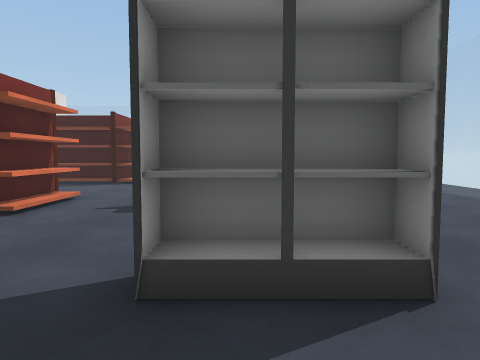
[1] (above)

22 first-person views from a walk through a Unity game level. The camera is 1.3 m above the floor, tilts 4° down and sees 70° across. The floor is counted in squares, 1 m on a side. Each view is taken from the middle of a square. On the plan, view 1 faces up. The plan holds only what a view shows up to about 15 squares ahead; the rest is blank. The place goes on beyond the plan. Some surface patterns are stand-ins.

[2]
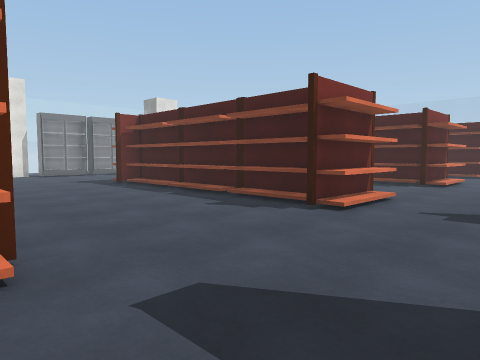

[3]
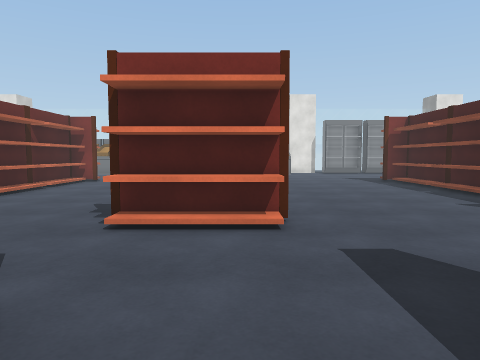

[4]
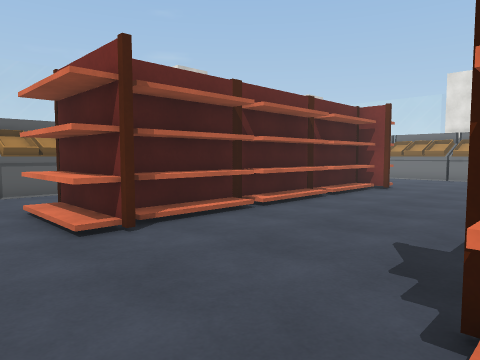

[5]
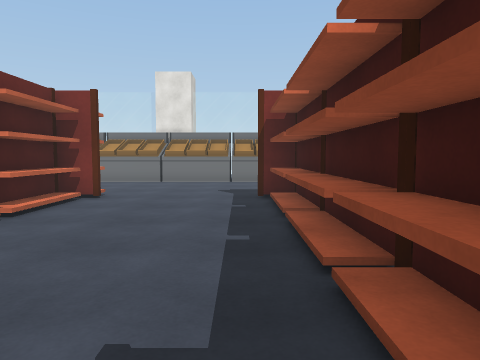

[6]
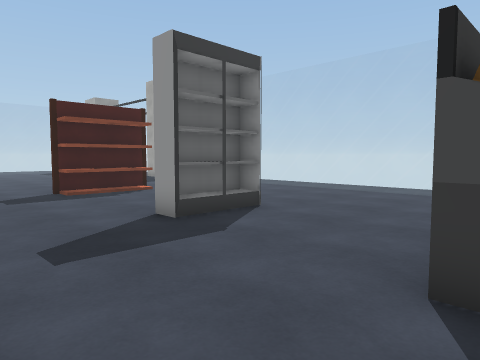

[7]
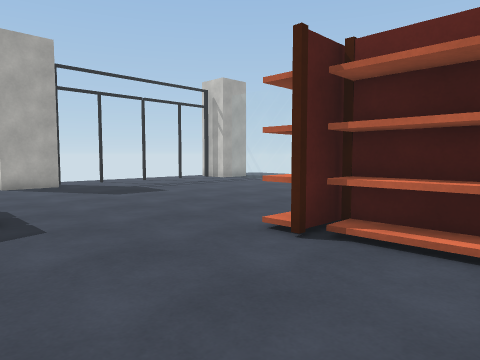

[8]
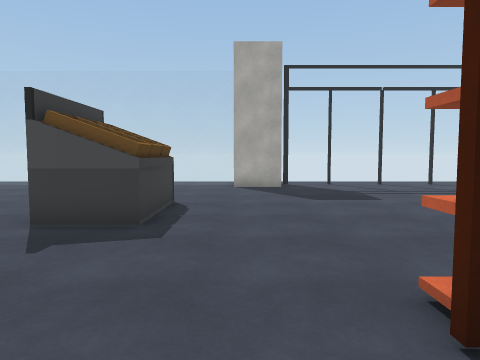

[9]
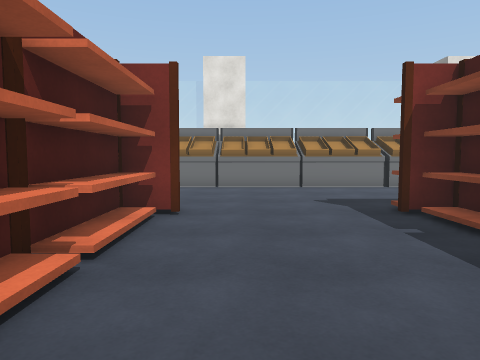

[10]
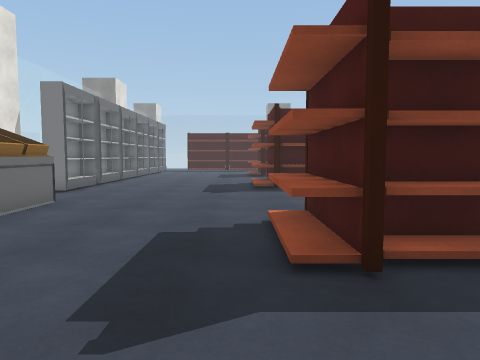

[11]
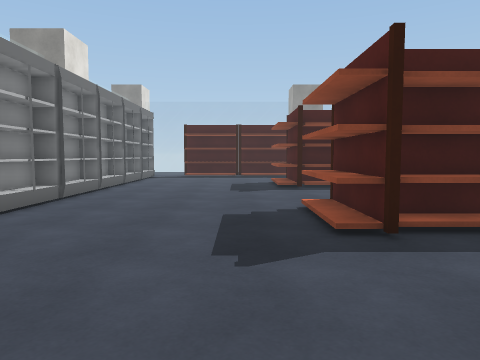

[12]
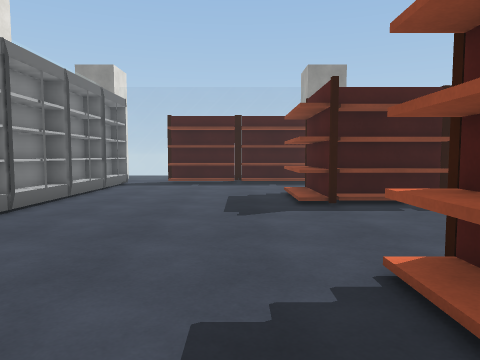

[13]
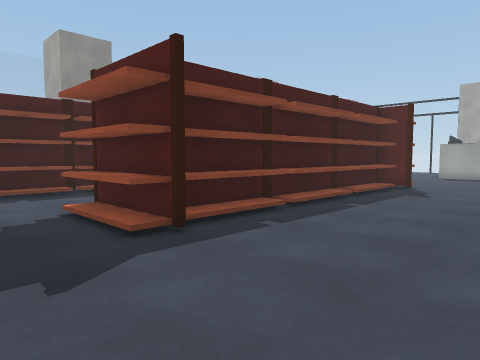

[14]
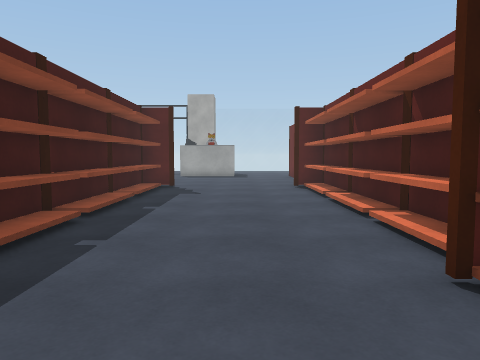

[15]
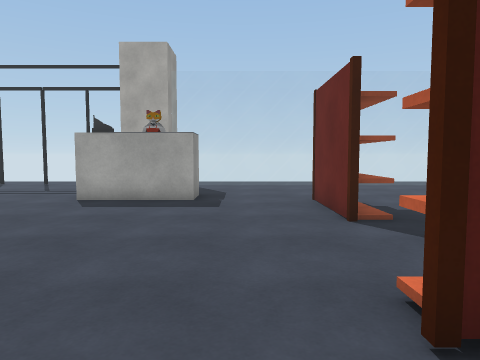

[16]
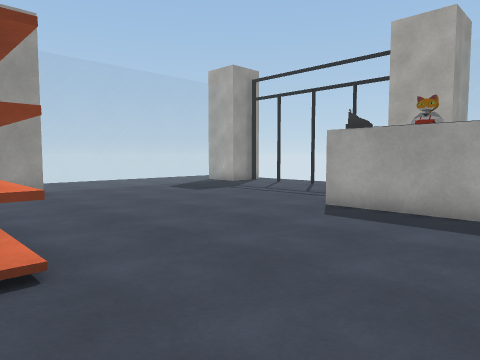

[17]
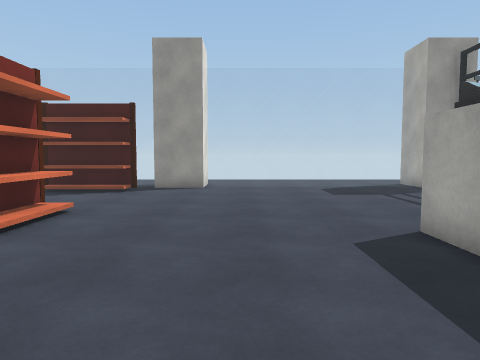

[18]
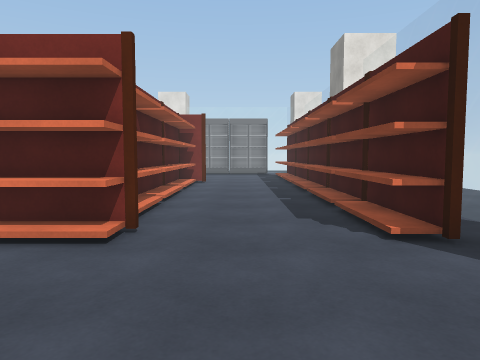

[19]
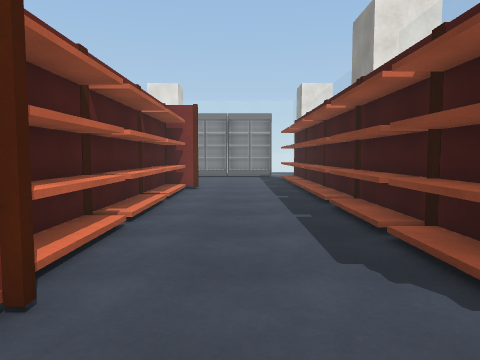

[20]
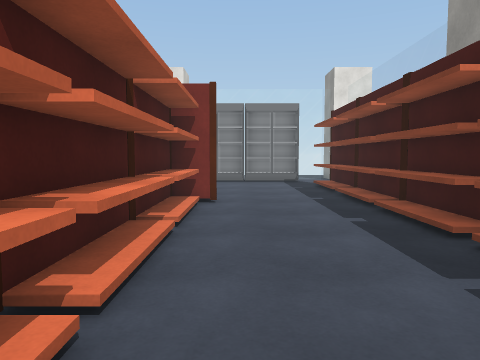

[21]
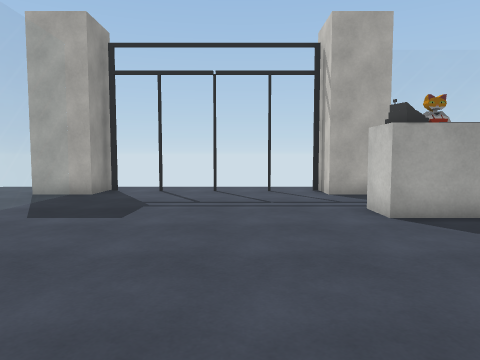

[22]
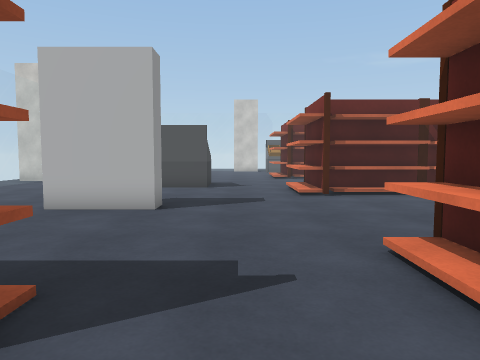

### Floor plan
Key: @ floor where view 1 was taken; # wall or solid block; . floor; = window, fence, low wall or low ledge; ^ raised ledge; O other object.
Columns run from 24 left of view 1 to 9 right of it. Each row starts with its distance up from view 1.
 28               .               ..
 27                       ...    ..#
 26                    =  ==========
 25                    ###.........##.
 24   OOOOOOOOOOOOOOOOOO..............
 23 O OOOOOOOOOO.OOOOOO.............#.
 22 O.................................
 21  ...............................#.
 20 O.................................
 19 O......OOOOOOOOOOOOO............#.
 18 #......OOOOOOOOOOOOO..............
 17 #......OOOOOOOOOOOOO......OO...##.
 16 O......OOOO.OOOOOOOO......OOO..#
 15 O.........................O O
 14 #.........................O O
 13 O.........................OO...==
 12 O..............................==
 11 O......O..........O............=
 10 #......OOOOOOOOOOOOO...OOOO....=
  9 O......O   O      OO...OOOO  ..=
  8 O......OOOOOOOOOOOOO...........
  7 #.................O............
  6 .......................... ....=
  5 .......................... ....==
  4  ......................OOO.....==.
  3 ^^.....................OOOO....==.
  2 ^^......   ....................==.
  1  ^.....O       ...OO...........==.
  0 ^^.....O   OOOOOOOOO....@......
 -1 ^^.....OOOOOOOOOO OO........ ..
 -2 ^^.....OOOOOOOOOOOOO..###    ..
 -3 ^^....................###     .=
 -4 ^^....................#^#^#....=
 -5 ^^.............................=
 -6 ^^.............................#
 -7 ^^.............................#
 -8 ^^.....OOOOOOOOOOOOO...........#
 -9        OOOOOOOOOOOOO............
-10        O           O............
-11        O          OO ...........
-12                   ..  ..........
-13                   ..  ..... ....
-14                  ##.   ...   ...

Positions as (right, up) in squares from view 1, and headings:
1: (0, 0), facing up
2: (-1, 0), facing up-left
3: (1, 0), facing left
4: (-3, -2), facing down-left
5: (-6, -3), facing left
6: (-5, -3), facing up-right
7: (-9, -3), facing down-right
8: (-8, -6), facing right
9: (-9, -6), facing left
10: (-18, -6), facing up
11: (-19, 2), facing up
12: (-19, 7), facing up
13: (-20, 11), facing up-right
14: (-20, 13), facing right
15: (-8, 12), facing right
16: (-6, 12), facing up-right
17: (-1, 11), facing up
18: (0, 21), facing left
19: (-3, 21), facing left
20: (-7, 20), facing left
21: (-5, 20), facing right
22: (-3, 12), facing down
